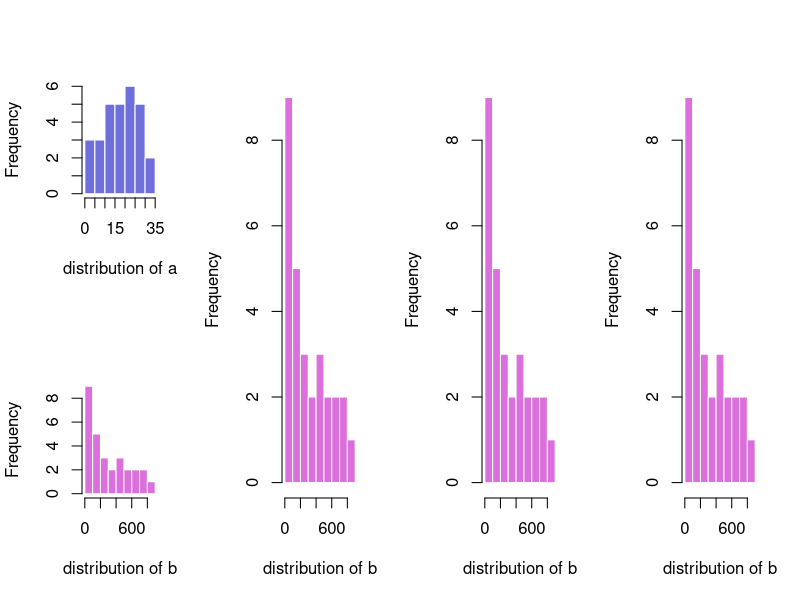

Source code (R):
pdf('test.pdf',16,8)
a <- seq(1,29)+4*runif(29,0.4)
b <- seq(1,29)^2+runif(29,0.98)
# I divide the screen in 2 line and 1 column only
my_screen_step1 <- split.screen(c(1, 4))
# I add one graph on the screen number 1 which is on top :
my_screen_step2 <- split.screen(c(2,1), screen = my_screen_step1[1])
screen(my_screen_step2[1])
hist(a, border=F , col=rgb(0.2,0.2,0.8,0.7) , main="" , xlab="distribution of a")
screen(my_screen_step2[2])
hist(b, border=F , col=rgb(0.8,0.2,0.8,0.7) , main="" ,  xlab="distribution of b")
screen(my_screen_step1[2])
hist(b, border=F , col=rgb(0.8,0.2,0.8,0.7) , main="" ,  xlab="distribution of b")
screen(my_screen_step1[3])
hist(b, border=F , col=rgb(0.8,0.2,0.8,0.7) , main="" ,  xlab="distribution of b")
screen(my_screen_step1[4])
hist(b, border=F , col=rgb(0.8,0.2,0.8,0.7) , main="" ,  xlab="distribution of b")
dev.off()
